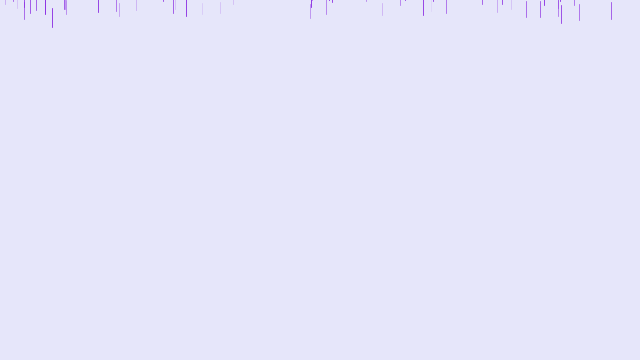
Frame 1 (no input)
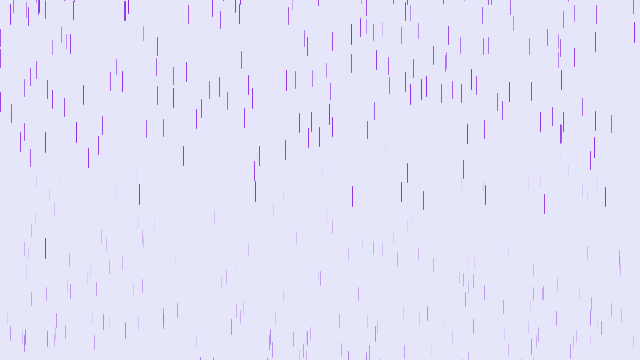
Frame 60 (the mouse pressed at the canvas centre just before this capture)
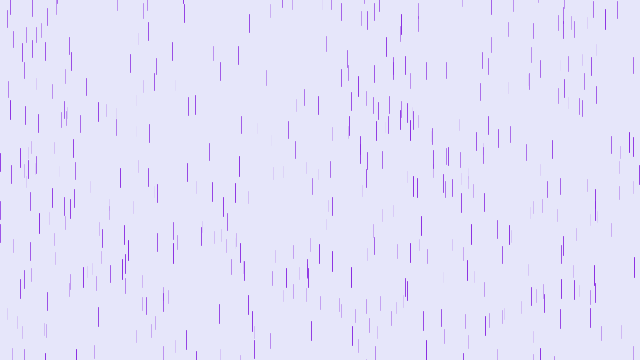
Frame 120 (the mouse held since frame 60 and released just before this capture)

The Processing sketch that drew these frames (run headless with seeded random() and noise(); from frame 60 on, the mouse is pressed at the canvas centre):

// Processing sketch: CC_4_Purple_Rain
// ── CC_4_Purple_Rain.pde
Drop[] drops = new Drop[500];

void setup() {
  size(640, 360);
  for(int i = 0; i < drops.length; i++) {
    drops[i] = new Drop();
  }
  
  
}

void draw() {
  background(230, 230, 250);
    for(int i = 0; i < drops.length; i++) {
      drops[i].fall();
      drops[i].show();
  }
}

// ── Drop.pde
class Drop {
  float x = random(width);
  float y = random(-200, 0);
  float zDepth = random(0, 20);
  float ySpeed = map(zDepth, 0, 20, 4, 10);
  float len = map(zDepth, 0, 20, 10, 20);

  
  void fall() {
    ySpeed += 0.05;//Slowly build up speed as drop falls
    y += ySpeed; //Add speed to y position
    if(y > height) { //If the drop ever falls below the screen
      y = random(-200, 0); //Reset y position to random above screen
      ySpeed = map(zDepth, 0, 20, 4, 10);
    }
    
  }
  
  void show() {
    float strokeA = map(zDepth, 0, 20, 10, 255);
    stroke(138, 43, 226, strokeA);
    line(x, y, x, y+len);
    //if(length > 8) {
    //  circle(x, y, length);
    //}
    
  }
  
}
